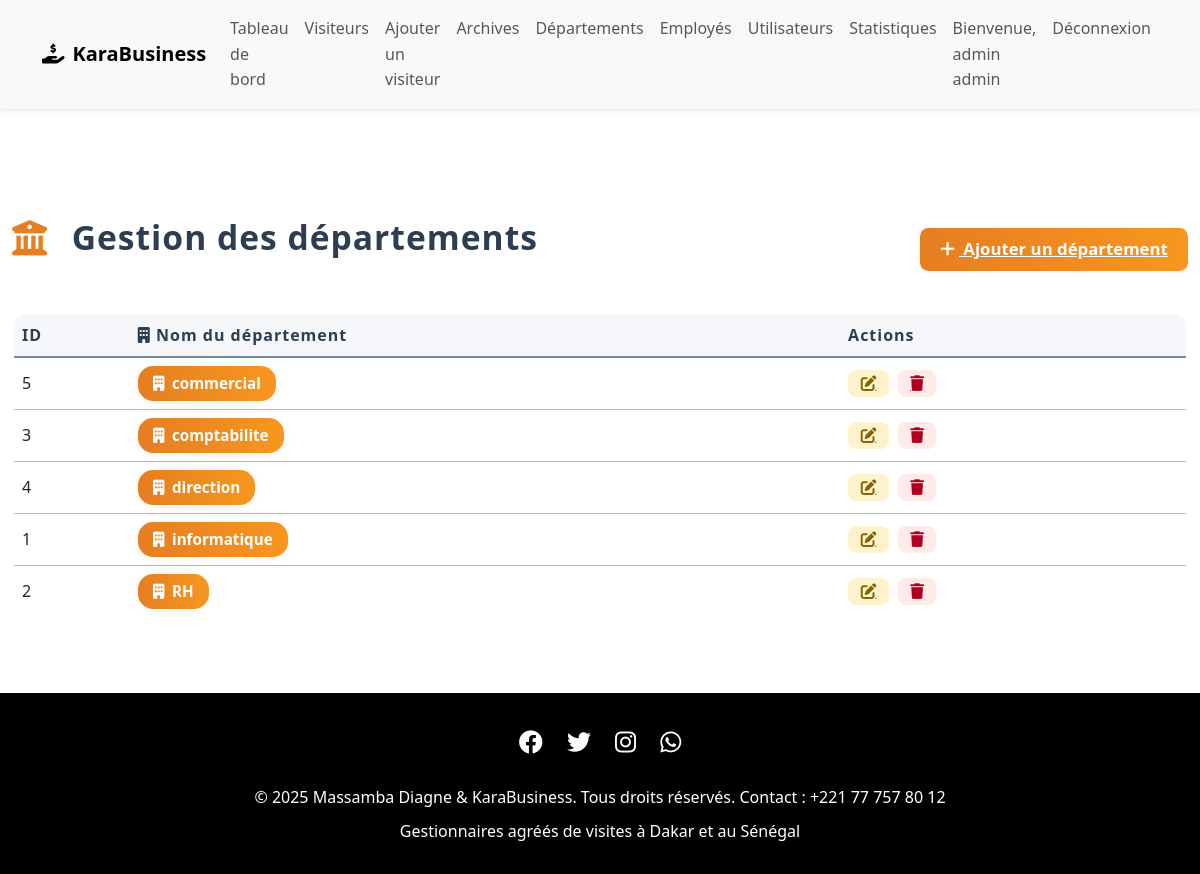
/views/departements/liste.php (signed in), run on the app's committed database.
### tables this page shows
CREATE TABLE `departements` (
  `idd` int(11) NOT NULL,
  `nomd` varchar(100) NOT NULL
);

### models/departement.php (called while the page is built, shortened)
<?php
class Departement {
    private $db;
    public function __construct($db) {
        $this->db = $db;
    }
    public function getDepartements() {
        $query = "SELECT * FROM departements ORDER BY nomd ASC";
        $stmt = $this->db->prepare($query);
        $stmt->execute();
        $result = $stmt->fetchAll(PDO::FETCH_ASSOC);
        return $result;
    }
}

### views/departements/liste.php (the view, shortened to what this page needs)
<?php
require_once '/xampp/htdocs/karabusiness/models/departement.php';
$database = new Database();
$db = $database->getConnection();
$dp = new Departement($db);
$departements = $dp->getDepartements();
include '/xampp/htdocs/karabusiness/includes/header.php';
?>
<link rel="stylesheet" href="https://cdnjs.cloudflare.com/ajax/libs/font-awesome/6.4.0/css/all.min.css">
<div class="container py-4">
    <div class="d-flex justify-content-between align-items-center mb-4">
        <span class="page-title">
            <i class="fa-solid fa-building-columns"></i>
            Gestion des départements
        </span>
        <a href="ajouter.php" class="add-btn">
            <i class="fa-solid fa-plus me-1"></i> Ajouter un département
        </a>
    </div>
    <div class="table-responsive">
        <table class="table table-departements align-middle mb-0">
            <thead>
                <tr>
                    <th>ID</th>
                    <th><i class="fa-solid fa-building"></i> Nom du département</th>
                    <th>Actions</th>
                </tr>
            </thead>
            <tbody>
                <?php if (count($departements) > 0): ?>
                    <?php foreach ($departements as $departement): ?>
                        <tr>
                            <td><?= $departement['idd']; ?></td>
                            <td>
                                <span class="departement-badge">
                                    <i class="fa-solid fa-building"></i>
                                    <?= htmlspecialchars($departement['nomd']); ?>
                                </span>
                            </td>
                            <td>
                                <a href="modifier.php?id=<?= $departement['idd']; ?>" class="btn-action edit" title="Modifier">
                                    <i class="fa-solid fa-pen-to-square"></i>
                                </a>
                                <a href="liste.php?action=delete&id=<?= $departement['idd']; ?>" class="btn-action delete" title="Supprimer" onclick="return confirm('Êtes-vous sûr de vouloir supprimer ce département?')">
                                    <i class="fa-solid fa-trash"></i>
                                </a>
                            </td>
                        </tr>
                    <?php endforeach; ?>
                <?php else: ?>
                    <tr>
                        <td colspan="3" class="text-center">Aucun département trouvé</td>
                    </tr>
                <?php endif; ?>
            </tbody>
        </table>
    </div>
</div>
<?php include '/xampp/htdocs/karabusiness/includes/footer.php'; ?>

### includes/header.php (style rules this page uses)
body { font-family: 'Segoe UI', Tahoma, Geneva, Verdana, sans-serif; background: #f8f9fa; }

### views/departements/liste.php (style rules this page uses)
.page-title { font-size: 2.1rem; font-weight: bold; letter-spacing: 1px; color: #2c3e50; margin-bottom: 1.5rem; display: flex; align-items: center; gap: 0.7em; }
.page-title .fa-building-columns { color: #e67e22; font-size: 2.2rem; }
.table-departements { border: 2px solid #b0b8c9; border-radius: 0.7rem; overflow: hidden; background: #fff; margin-bottom: 2rem; }
.table-departements th, .table-departements td { border-bottom: 1.5px solid #b0b8c9 !important; vertical-align: middle !important; }
.table-departements thead th { background: #f5f7fa; border-bottom: 2px solid #7b879c !important; color: #2c3e50; font-size: 1rem; letter-spacing: 1px; }
.departement-badge { padding: 0.35em 1em; border-radius: 1em; font-weight: 600; font-size: 0.95rem; display: inline-flex; align-items: center; gap: 0.5em; box-shadow: 0 2px 8px 0 rgba(230,126,34,0.07); background: linear-gradient(90deg, #e67e22 0%, #f7971e 100%); color: #fff; }
.btn-action { border: none; border-radius: 0.5em; padding: 0.35em 0.8em; font-size: 0.98rem; font-weight: 500; margin-right: 0.3em; transition: background 0.2s, color 0.2s; display: inline-flex; align-items: center; gap: 0.4em; }
.btn-action.edit { background: #fff3cd; color: #856404; }
.btn-action.delete { background: #ffeaea; color: #b00020; }
.add-btn { background: linear-gradient(90deg, #e67e22 0%, #f7971e 100%); color: #fff; border: none; border-radius: 0.5em; padding: 0.5em 1.2em; font-size: 1.05rem; font-weight: 600; box-shadow: 0 2px 8px 0 rgba(230,126,34,0.07); transition: background 0.2s; }

### includes/footer.php (style rules this page uses)
:root { --primary-color:rgb(0, 0, 0); --secondary-color: #e74c3c; --accent-color: #f39c12; --light-bg: #f8f9fa; }
html, body { height: 100%; }
body { min-height: 100vh; display: flex; flex-direction: column; }
body { font-family: 'Segoe UI', Tahoma, Geneva, Verdana, sans-serif; line-height: 1.6; color: #333; }

### data on the page
departements: idd "5", nomd "commercial"
departements: idd "3", nomd "comptabilite"
departements: idd "4", nomd "direction"
departements: idd "1", nomd "informatique"
departements: idd "2", nomd "RH"

### other printed values
$_SESSION['user_prenom'] "admin"
$_SESSION['user_nom'] "admin"
